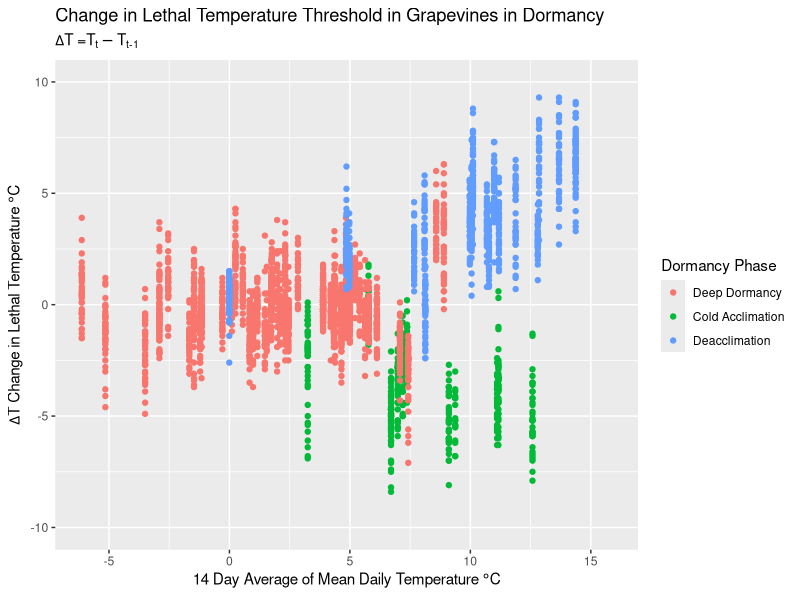

The R source for this figure:
# February 11, 2022
# plotting the change in hardiness and compare it to
# mean temperature in different acclimation phases
library(ggplot2)
library(dplyr)

# setting wd to ./viz to adhere to analogue to ML wd
setwd("c:/users/adamf/onedrive/documents/code/hardiness/viz")

# load data
hardiness <- read.csv("../data/model_train.csv")

# changing datetime to be the correct type
hardiness$datetime <- as.Date(hardiness$datetime, format = "%Y-%m-%d")

# breaking data into three phases, Cold Acclimation (CA), Deep Dormancy (DD), Deacclimation (DA) 
# CA < December, December < DD < March, DA > Mar
data_CA <- hardiness[hardiness$days_since_aug_1 < 122, ] 
data_DD <- hardiness[(hardiness$days_since_aug_1 >= 122) & (hardiness$days_since_aug_1 < 214), ] 
data_DA <- hardiness[(hardiness$days_since_aug_1 >= 214), ] 

# assign factors to data_phase
data_CA$phase <- factor(rep("Cold Acclimation", nrow(data_CA)))
data_DD$phase <- factor(rep("Deep Dormancy", nrow(data_DD)))
data_DA$phase <- factor(rep("Deacclimation", nrow(data_DA)))

# combine data back together
data <- rbind(data_CA, data_DD, data_DA)

# change level of factors
data$phase <- factor(data$phase, levels = c("Deep Dormancy", "Cold Acclimation", "Deacclimation"))

# relationship between tmax and hardiness delta and color by phase
hardiness_delta_tmean <- ggplot(data, aes(tmax_avg_14, hardiness_delta)) + 
geom_point(aes(color = phase)) +
ylim(-10, 10) +
labs(title = "Change in Lethal Temperature Threshold in Grapevines in Dormancy", 
subtitle = expression(Delta * "T =" * "T"["t"] - "T"["t-1"]),
y = expression(Delta * "T Change in Lethal Temperature " * degree * "C"),
x = expression("14 Day Average of Mean Daily Temperature " * degree * "C"), 
color = "Dormancy Phase")

ggsave(paste0("hardiness_delta/", "hardiness_delta_tmean", ".png"))

hardiness_dd <- ggplot(data[data$variety == "Merlot", ], aes(days_since_aug_1, hardiness)) +
geom_point(aes(shape = factor(season), color = DD_14)) +
scale_shape_manual(values = 1:7)+ 
ylim(-30, -10) +
labs(title = "Change in Lethal Temperature Threshold in Grapevines in Dormancy", 
subtitle = expression(Delta * "T =" * "T"["t"] - "T"["t-1"]),
y = expression(Delta * "T Change in Lethal Temperature " * degree * "C"),
x = expression("Days Since August 1st " * degree * "C"), 
color = "14 Day Chilling DD")

